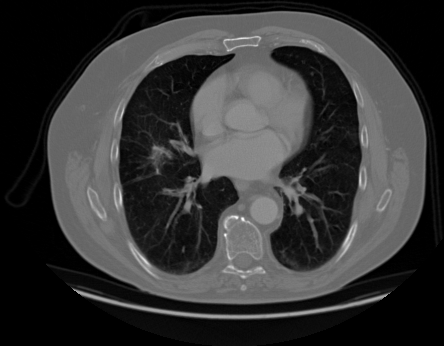
#> input picture dataset/test/000132 (8).png, 444 x 346 px, given in place of 000108 (3).png, which was not available
$ jupyter execute --allow-errors flipping.ipynb
#> lines starting #> are read from the running program, lines starting #| are printed output that depends on the picture; pictures that were not available may be replaced by others from this repository, and a replacement may not be noted
#> (a cell that did not finish here is left out)

[cell 2]
# import the necessary packages
from matplotlib import pyplot as plt
import numpy as np
import argparse
import cv2
import os
from zipfile import ZipFile

[cell 3]
zipfile = "chest-ctscan-images.zip"
#> (the rest of this cell did not finish here and is left out)

[cell 4]
def plt_imshow(title, image):
	# convert the image frame BGR to RGB color space and display it
	image = cv2.cvtColor(image, cv2.COLOR_BGR2RGB)
	plt.imshow(image)
	plt.title(title)
	plt.grid(False)
	plt.show()

[cell 5]
# # construct the argument parser and parse the arguments
# ap = argparse.ArgumentParser()
# ap.add_argument("-i", "--image", type=str, default="office.jfif",
# 	help="path to the input image")
# args = vars(ap.parse_args())

# since we are using Jupyter Notebooks we can replace our argument
# parsing code with *hard coded* arguments and values
args = {
	"image": "/content/Data/test/adenocarcinoma/000108 (3).png"
}

[cell 6]
# load the original input image and display it to our screen
image = cv2.imread(args["image"])
#> image is the input picture: shape (346, 444, 3); min 0, max 255, mean 54
plt_imshow("Original", image)

# flip the image horizontally
print("[INFO] flipping image horizontally...")
flipped = cv2.flip(image, 1)
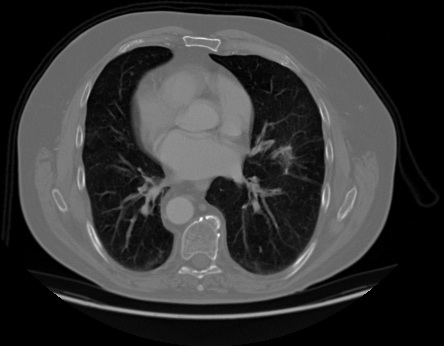
#> flipped: shape (346, 444, 3); min 0, max 255, mean 54
plt_imshow("Flipped Horizontally", flipped)

[cell 7]
# flip the image vertically
flipped = cv2.flip(image, 0)
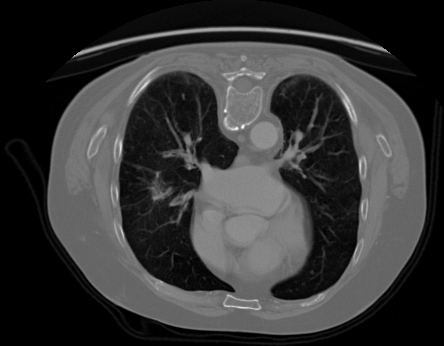
#> flipped: shape (346, 444, 3); min 0, max 255, mean 54
print("[INFO] flipping image vertically...")
plt_imshow("Flipped Vertically", flipped)

[cell 8]
# flip the image along both axes
flipped = cv2.flip(image, -1)
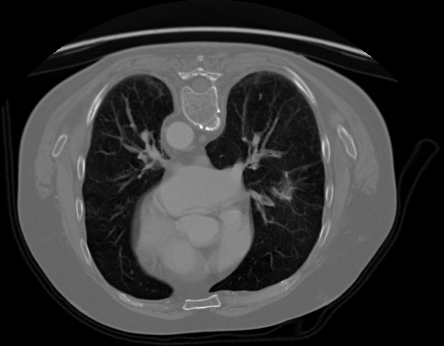
#> flipped: shape (346, 444, 3); min 0, max 255, mean 54
print("[INFO] flipping image horizontally and vertically...")
plt_imshow("Flipped Horizontally & Vertically", flipped)

$ run again, on dataset/test/000136 (8).png
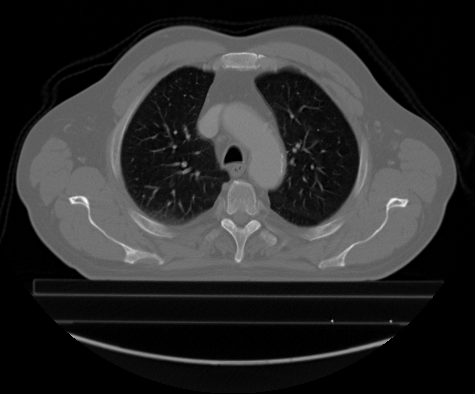
#> input picture dataset/test/000136 (8).png, 475 x 394 px, given in place of 000108 (3).png, which was not available
#> image is the input picture: shape (394, 475, 3); min 0, max 255, mean 44.7
#> `flipped = cv2.flip(image, 0)`:
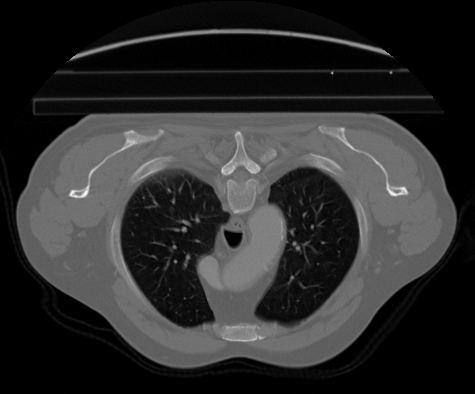
#> flipped: shape (394, 475, 3); min 0, max 255, mean 44.7
#> `flipped = cv2.flip(image, -1)`:
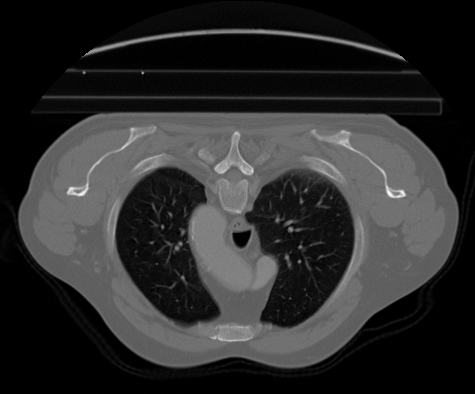
#> flipped: shape (394, 475, 3); min 0, max 255, mean 44.7

$ run again, on dataset/test/000139 (4).png
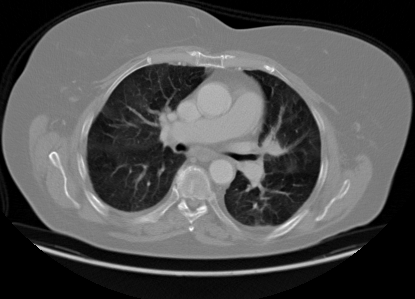
#> input picture dataset/test/000139 (4).png, 415 x 299 px, given in place of 000108 (3).png, which was not available
#> image is the input picture: shape (299, 415, 3); min 0, max 255, mean 81.4
#> `flipped = cv2.flip(image, 0)`:
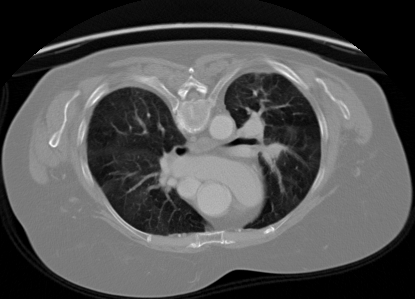
#> flipped: shape (299, 415, 3); min 0, max 255, mean 81.4
#> `flipped = cv2.flip(image, -1)`:
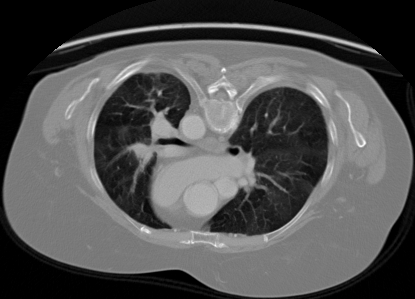
#> flipped: shape (299, 415, 3); min 0, max 255, mean 81.4
